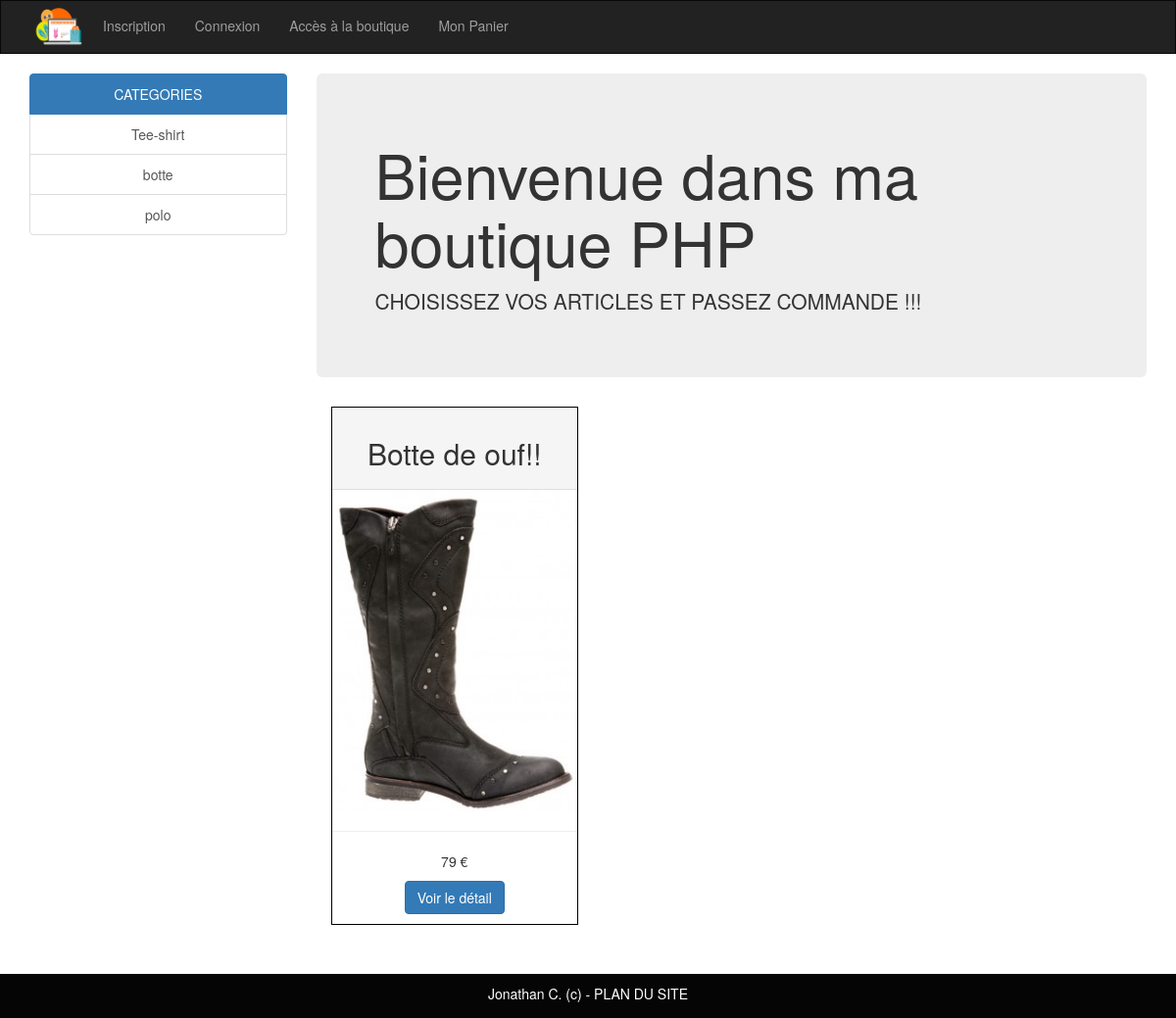
Screenshot of /boutique2/boutique.php?categorie=botte with the database file from the repository.
### tables this page shows
CREATE TABLE `produit` (
  `id_produit` int(3) NOT NULL,
  `reference` varchar(20) NOT NULL,
  `categorie` varchar(20) NOT NULL,
  `titre` varchar(100) NOT NULL,
  `description` text NOT NULL,
  `couleur` varchar(20) NOT NULL,
  `taille` varchar(5) NOT NULL,
  `public` enum('m','f','mixte','') NOT NULL,
  `photo` varchar(250) DEFAULT NULL,
  `prix` int(3) NOT NULL,
  `stock` int(3) NOT NULL
);

### boutique2/inc/init.inc.php (called while the page is built, shortened)
<?php
$content = '';

### boutique2/boutique.php (the view, shortened to what this page needs)
<?php
require_once("inc/init.inc.php");
$categories_des_produits = $pdo->query("SELECT DISTINCT categorie FROM produit");
$content .='<div class="row row-offcanvas row-offcanvas-right">
		<div class="col-xs-6 col-sm-3 sidebar-offcanvas" id="sidebar">
          <div class="list-group">
            <p class="list-group-item active text-center">CATEGORIES</p>';
			while($cat = $categories_des_produits->fetch(PDO::FETCH_ASSOC))
			{
            $content .='<a href="?categorie=' . $cat['categorie'] . '" class="list-group-item text-center">' . $cat['categorie'] . '</a>';
			}
          $content .='</div>
        </div>
        <div class="col-xs-12 col-sm-9">
          <p class="pull-right visible-xs">
            <button type="button" class="btn btn-primary btn-xs" data-toggle="offcanvas">Toggle nav</button>
          </p>
          <div class="jumbotron">
            <h1>Bienvenue dans ma boutique PHP</h1>
            <p>CHOISISSEZ VOS ARTICLES ET PASSEZ COMMANDE !!!</p>
          </div>';
if(isset($_GET['categorie']))
{
		$donnees = $pdo->query("SELECT * FROM produit WHERE categorie = '$_GET[categorie]'");
		while($produit = $donnees->fetch(PDO::FETCH_ASSOC))
		{
            $content.='<div class="col-md-4 col-lg-4">
			<div class="panel-default border">
              <div class="panel-heading text-center"><h2>'. $produit['titre'] . '</h2></div>';
              $content .='<a href="fiche_produit.php?id_produit=' . $produit['id_produit'] . '"><img class="img-responsive" src="photo/' . $produit['photo'] . '"></a><hr>';
			  $content .='<p class="text-center">' . $produit['prix'] . ' €</p>';
              $content .='<p class="text-center"><a class="btn btn-primary" href="fiche_produit.php?id_produit=' . $produit['id_produit'] . '" role="button">Voir le détail</a></p>
			</div><br>
            </div>';
		}
}
$content.= '</div>';
$content.= '</div>';
require_once("inc/haut.inc.php");
echo $content;
require_once("inc/bas.inc.php");

### boutique2/inc/css/style.css (style rules this page uses)
* { margin: 0; padding: 0; }
.border { border: 1px solid black; }
.row { min-height: 800px; }

### rows the page displays
produit: titre "Botte de ouf!!", photo (picture), prix "79"

### other values shown
$cat['categorie'] "Tee-shirt"
$cat['categorie'] "botte"
$cat['categorie'] "polo"
